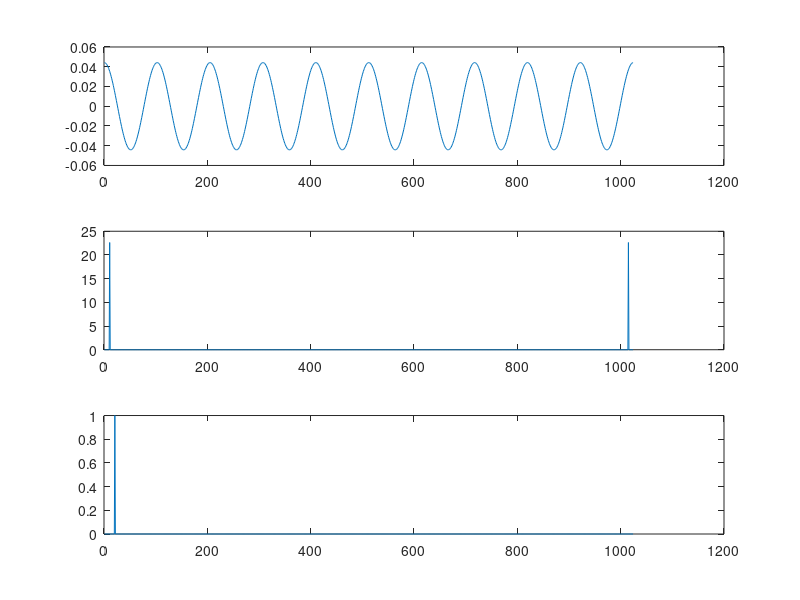

Source code (MATLAB):
clear all
fs = 48000; n = 1024;

% Sinusoid
% f = sin(2 * pi * 480 * n / fs);
% F = fft(f)
% F_dct = dct(f)

% Forced sparsity in DFT domain
% half_F = [0 0 0 0 1 zeros(1,n/2-5)];
% F = [half_F 0 fliplr(half_F(2:end))];
% f = ifft(F);
% F_dct = dct(f);

% Forced sparsity in DCT domain
F_dct = [zeros(1,20)  1 zeros(1,n-21)];
f = idct(F_dct);
F = fft(f);

figure(1)
subplot(3,1,1)
plot(f)
subplot(3,1,2)
plot(abs(F))
subplot(3,1,3)
plot(F_dct)